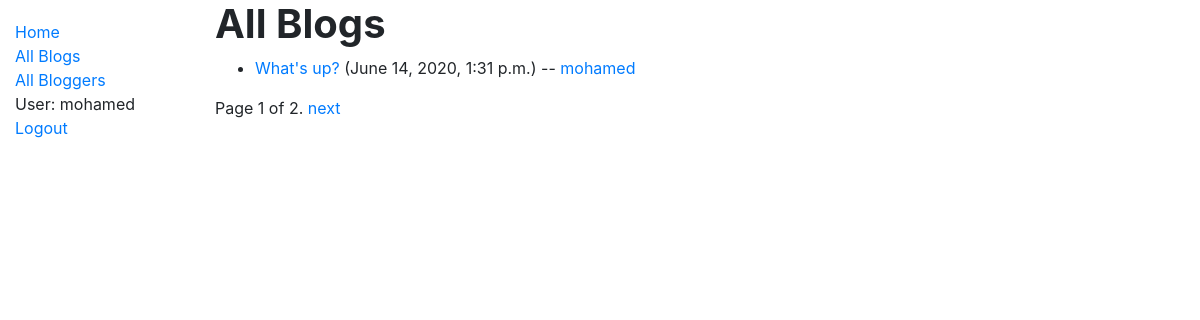
Page /blog/all (signed in) on the committed database.
### blog/models.py (models this page shows, shortened)
class Blog(models.Model):
    post = models.CharField(max_length=200)
    author = models.ForeignKey(Author, on_delete=models.SET_NULL, null=True, blank=True)
    description = models.TextField()
    date = models.DateTimeField(auto_now=True)
    def get_absolute_url(self):
        return reverse('blog-detail', args=[str(self.id)])

class Author(models.Model):
    name = models.OneToOneField(User, on_delete=models.SET_NULL, null=True)
    bio = models.TextField()
    class Meta:
        ordering = ['name']
    def __str__(self):
        return self.name.username
    def get_absolute_url(self):
        return reverse('author-detail', args=[str(self.id)])

### blog/views.py (the view)
# urls.py: path('all', views.BlogListView.as_view(), name='blogs'),
class BlogListView(generic.ListView):
    model = Blog
    paginate_by = 1

### blog/templates/blog/blog_list.html
{% extends "base_generic.html" %}
{% block content %}
  <h1><strong>All Blogs</strong></h1>
  {% if blog_list %}
  <ul>
    {% for blog in blog_list %}
      <li>
        <a href="{{ blog.get_absolute_url }}">{{ blog.post }}</a> ({{blog.date}}) -- <a href="{{ blog.author.get_absolute_url }}">{{ blog.author }}</a>
      </li>
    {% endfor %}
  </ul>
  {% else %}
    <p>There are no posts in this blog.</p>
  {% endif %}
{% endblock %}

### blog/templates/base_generic.html (shortened to what this page needs)
<!DOCTYPE html>
<html lang="en">
<head>
  <link rel="stylesheet" href="https://stackpath.bootstrapcdn.com/bootstrap/4.1.3/css/bootstrap.min.css">
  {% load static %}
  <link rel="stylesheet" href="{% static 'css/styles.css' %}">
</head>
<body>
  <div class="container-fluid">
    <div class="row">
      <div class="col-sm-2">
      {% block sidebar %}
        <ul class="sidebar-nav">
            <li><a href="{% url 'index' %}">Home</a></li>
            <li><a href="{% url 'blogs' %}">All Blogs</a></li>
            <li><a href="{% url 'bloggers' %}">All Bloggers</a></li>
            {% if user.is_authenticated %}
            <li>User: {{ user.get_username }}</li>
            <li><a href="{% url 'logout'%}?next={{request.path}}">Logout</a></li>
            {% else %}
            <li><a href="{% url 'login'%}?next={{request.path}}">Login</a></li>
            {% endif %}
        </ul>
     {% endblock %}
      </div>
      <div class="col-sm-10 ">
      {% block content %}{% endblock %}
      {% block pagination %}
      {% if is_paginated %}
        <div class="pagination">
            <span class="page-links">
                <span class="page-current">
                    Page {{ page_obj.number }} of {{ page_obj.paginator.num_pages }}.
                </span>
                {% if page_obj.has_next %}
                    <a href="{{ request.path }}?page={{ page_obj.next_page_number }}">next</a>
                {% endif %}
            </span>
        </div>
        {% endif %}
        {% endblock %}
      </div>
    </div>
  </div>
</body>
</html>

### blog/static/css/styles.css (style rules this page uses)
.sidebar-nav { margin-top: 20px; padding: 0; list-style: none; }

### rows in the picture
Blog: post "What's up?", date "June 14, 2020, 1:31 p.m.", author "mohamed"

### other values in the picture
{{ user.get_username }} "mohamed"
{{ page_obj.number }} "1"
{{ page_obj.paginator.num_pages }} "2"
